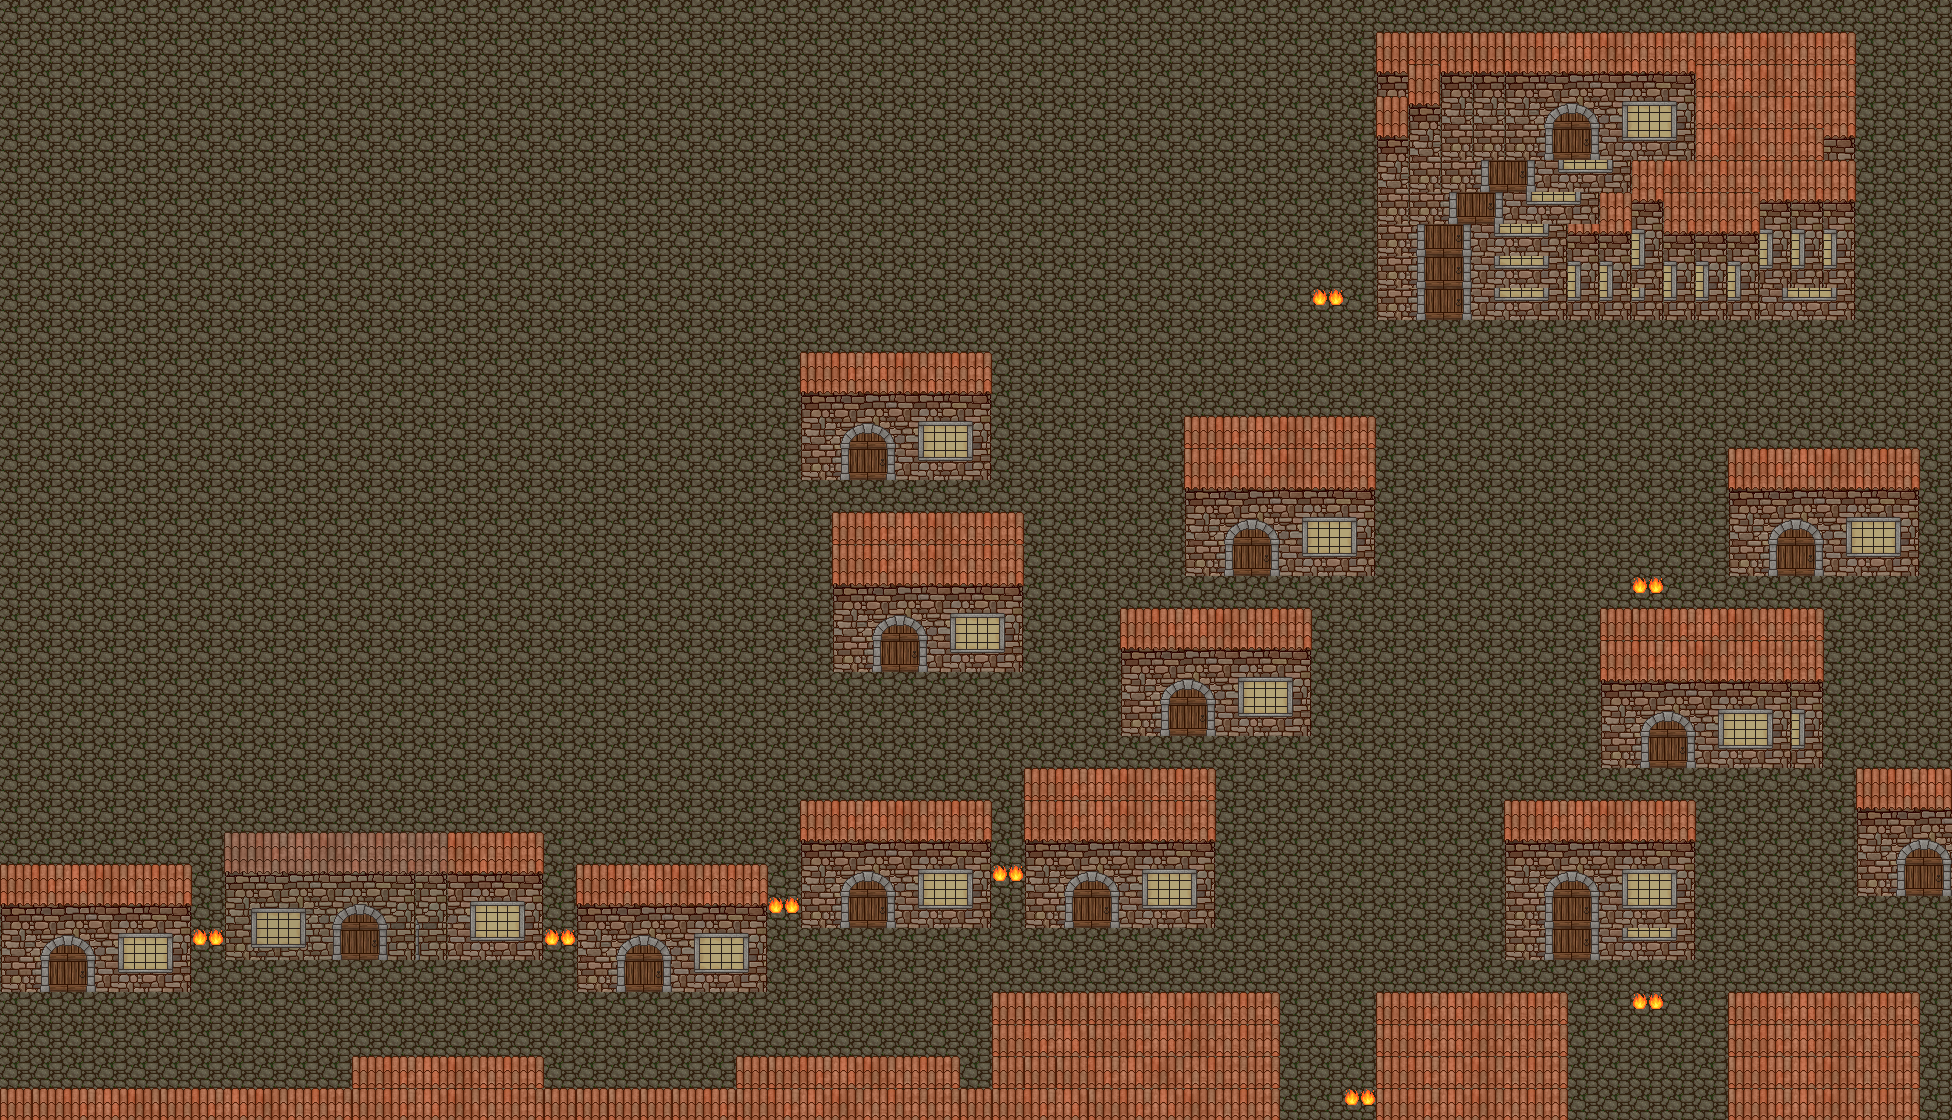

A 2D game scene composited from a Tiled map and its tileset images. What follows is a short description and the map's XML, with each tile layer's data collapsed to a summary:
An orthogonal 61x35 tile map with 32x32 px tiles, 3 tile layers (Tile Layer 3, Tile Layer 2, Fogo).

<map version="1.10" tiledversion="1.11.2" orientation="orthogonal" renderorder="right-down" width="61" height="35" tilewidth="32" tileheight="32" infinite="0" nextlayerid="6" nextobjectid="1">
 <editorsettings>
  <export target="map_1.json" format="json" />
 </editorsettings>
 <tileset firstgid="1" name="tileset_1" tilewidth="32" tileheight="32" tilecount="361" columns="19">
  <image source="tileset_1.png" width="608" height="608" />
  <tile id="76">
   <properties>
    <property name="isFire" type="bool" value="true" />
   </properties>
  </tile>
 </tileset>
 <layer id="3" name="Tile Layer 3" width="61" height="35">
  <data>[2135 cells, 2135 non-empty, 1 distinct tile ids]</data>
 </layer>
 <layer id="2" name="Tile Layer 2" width="61" height="35">
  <properties>
   <property name="collider" type="bool" value="true" />
  </properties>
  <data>[2135 cells, 614 non-empty, 48 distinct tile ids]</data>
 </layer>
 <layer id="5" name="Fogo" width="61" height="35">
  <data>[2135 cells, 8 non-empty, 1 distinct tile ids]</data>
 </layer>
</map>
